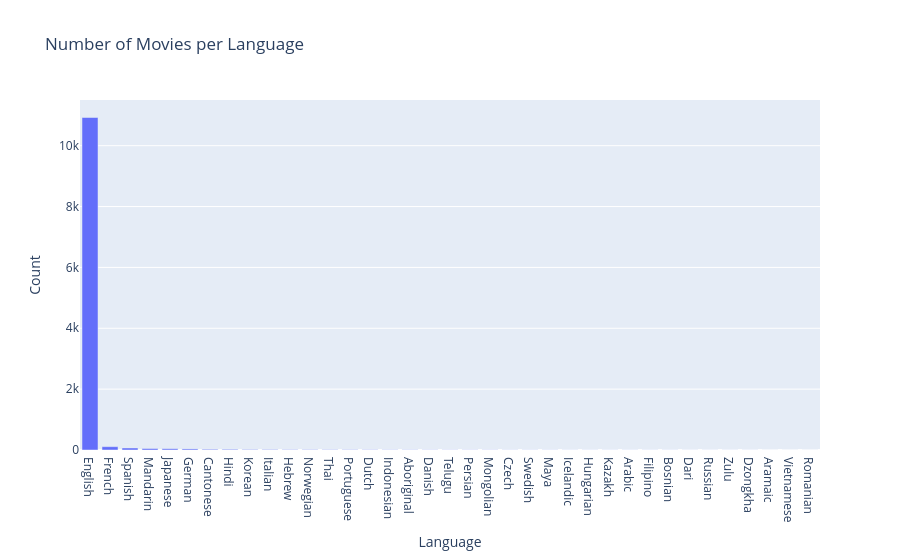
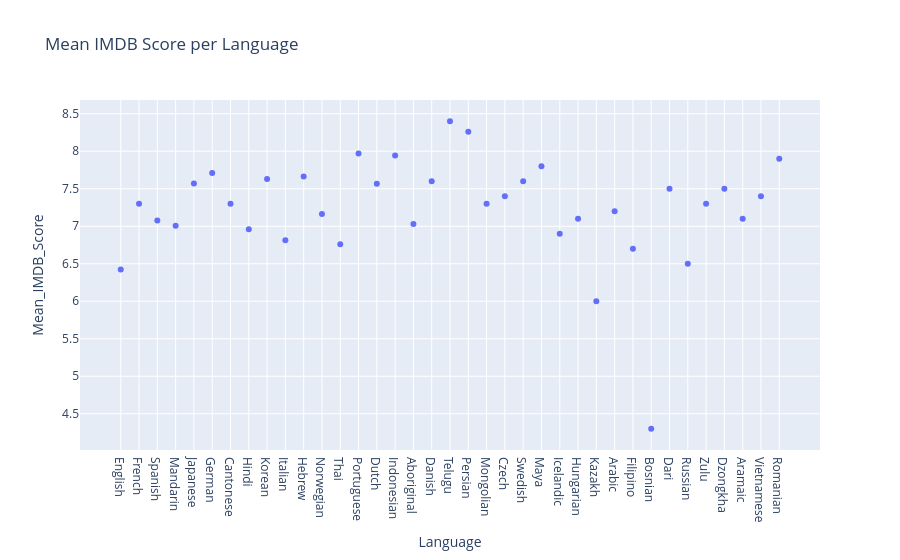
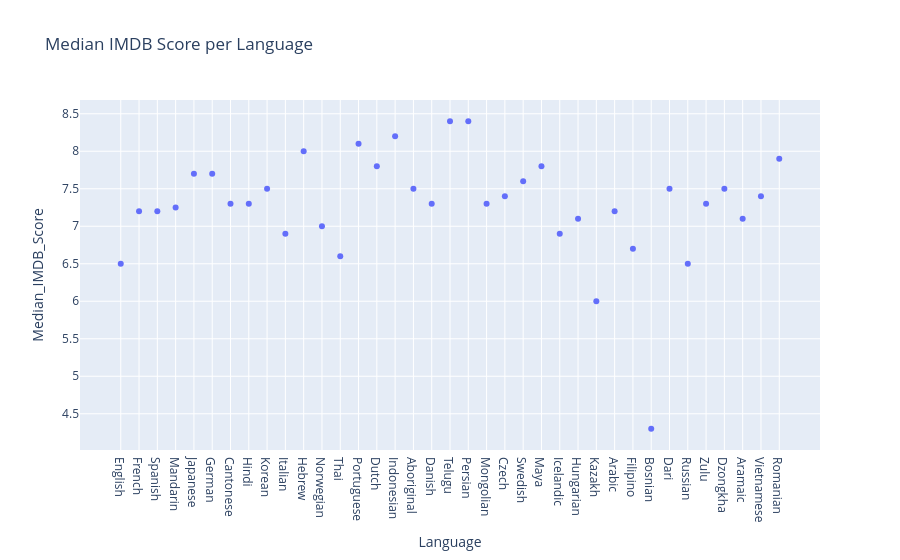
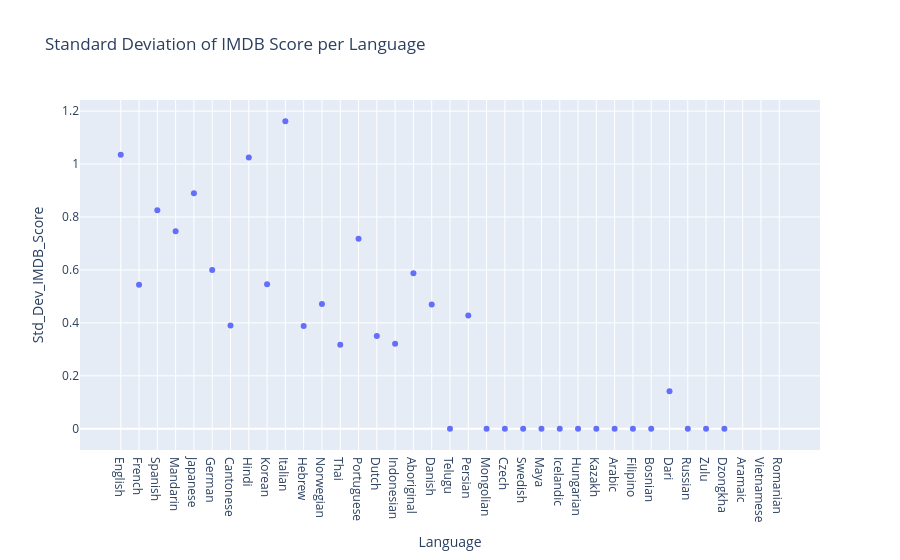

Notebook cell for these charts, in order:
### Code cell
# Show Visualizations
fig1.show()
fig2.show()
fig3.show()
fig4.show()
fig5.show()
fig6.show()
fig7.show()

### Figure 1 — Plotly figure (JSON) as saved in the notebook; plotly's stock layout.template omitted (floating-point values rounded to 4 significant figures)
{"data": [{"alignmentgroup": "True", "hovertemplate": "Language=%{x}<br>Count=%{y}<extra></extra>", "legendgroup": "", "marker": {"color": "#636efa", "pattern": {"shape": ""}}, "name": "", "offsetgroup": "", "orientation": "v", "showlegend": false, "textposition": "auto", "type": "bar", "x": ["English", "French", "Spanish", "Mandarin", "Japanese", "German", "Cantonese", "Hindi", "Korean", "Italian", "Hebrew", "Norwegian", "Thai", "Portuguese", "Dutch", "Indonesian", "Aboriginal", "Danish", "Telugu", "Persian", "Mongolian", "Czech", "Swedish", "Maya", "Icelandic", "Hungarian", "Kazakh", "Arabic", "Filipino", "Bosnian", "Dari", "Russian", "Zulu", "Dzongkha", "Aramaic", "Vietnamese", "Romanian"], "xaxis": "x", "y": [10926, 109, 66, 48, 42, 35, 23, 22, 16, 15, 11, 11, 10, 10, 9, 7, 7, 6, 5, 5, 5, 4, 4, 4, 3, 3, 3, 3, 3, 3, 2, 2, 2, 2, 1, 1, 1], "yaxis": "y"}], "layout": {"autosize": true, "barmode": "relative", "legend": {"tracegroupgap": 0}, "title": {"text": "Number of Movies per Language"}, "xaxis": {"anchor": "y", "autorange": true, "domain": [0, 1], "range": [-0.5, 36.5], "title": {"text": "Language"}, "type": "category"}, "yaxis": {"anchor": "x", "autorange": true, "domain": [0, 1], "range": [0, 11500.0], "title": {"text": "Count"}, "type": "linear"}}}

### Figure 2 — Plotly figure (JSON) as saved in the notebook; plotly's stock layout.template omitted (floating-point values rounded to 4 significant figures)
{"data": [{"hovertemplate": "Language=%{x}<br>Mean_IMDB_Score=%{y}<extra></extra>", "legendgroup": "", "marker": {"color": "#636efa", "symbol": "circle"}, "mode": "markers", "name": "", "orientation": "v", "showlegend": false, "type": "scatter", "x": ["English", "French", "Spanish", "Mandarin", "Japanese", "German", "Cantonese", "Hindi", "Korean", "Italian", "Hebrew", "Norwegian", "Thai", "Portuguese", "Dutch", "Indonesian", "Aboriginal", "Danish", "Telugu", "Persian", "Mongolian", "Czech", "Swedish", "Maya", "Icelandic", "Hungarian", "Kazakh", "Arabic", "Filipino", "Bosnian", "Dari", "Russian", "Zulu", "Dzongkha", "Aramaic", "Vietnamese", "Romanian"], "xaxis": "x", "y": [6.422, 7.3, 7.077, 7.006, 7.571, 7.711, 7.3, 6.959, 7.631, 6.813, 7.664, 7.164, 6.76, 7.97, 7.567, 7.943, 7.029, 7.6, 8.4, 8.26, 7.3, 7.4, 7.6, 7.8, 6.9, 7.1, 6, 7.2, 6.7, 4.3, 7.5, 6.5, 7.3, 7.5, 7.1, 7.4, 7.9], "yaxis": "y"}], "layout": {"autosize": true, "legend": {"tracegroupgap": 0}, "title": {"text": "Mean IMDB Score per Language"}, "xaxis": {"anchor": "y", "autorange": true, "domain": [0, 1], "range": [-2.178, 38.18], "title": {"text": "Language"}, "type": "category"}, "yaxis": {"anchor": "x", "autorange": true, "domain": [0, 1], "range": [3.934, 8.766], "title": {"text": "Mean_IMDB_Score"}, "type": "linear"}}}

### Figure 3 — Plotly figure (JSON) as saved in the notebook; plotly's stock layout.template omitted (floating-point values rounded to 4 significant figures)
{"data": [{"hovertemplate": "Language=%{x}<br>Median_IMDB_Score=%{y}<extra></extra>", "legendgroup": "", "marker": {"color": "#636efa", "symbol": "circle"}, "mode": "markers", "name": "", "orientation": "v", "showlegend": false, "type": "scatter", "x": ["English", "French", "Spanish", "Mandarin", "Japanese", "German", "Cantonese", "Hindi", "Korean", "Italian", "Hebrew", "Norwegian", "Thai", "Portuguese", "Dutch", "Indonesian", "Aboriginal", "Danish", "Telugu", "Persian", "Mongolian", "Czech", "Swedish", "Maya", "Icelandic", "Hungarian", "Kazakh", "Arabic", "Filipino", "Bosnian", "Dari", "Russian", "Zulu", "Dzongkha", "Aramaic", "Vietnamese", "Romanian"], "xaxis": "x", "y": [6.5, 7.2, 7.2, 7.25, 7.7, 7.7, 7.3, 7.3, 7.5, 6.9, 8, 7, 6.6, 8.1, 7.8, 8.2, 7.5, 7.3, 8.4, 8.4, 7.3, 7.4, 7.6, 7.8, 6.9, 7.1, 6, 7.2, 6.7, 4.3, 7.5, 6.5, 7.3, 7.5, 7.1, 7.4, 7.9], "yaxis": "y"}], "layout": {"autosize": true, "legend": {"tracegroupgap": 0}, "title": {"text": "Median IMDB Score per Language"}, "xaxis": {"anchor": "y", "autorange": true, "domain": [0, 1], "range": [-2.178, 38.18], "title": {"text": "Language"}, "type": "category"}, "yaxis": {"anchor": "x", "autorange": true, "domain": [0, 1], "range": [3.934, 8.766], "title": {"text": "Median_IMDB_Score"}, "type": "linear"}}}

### Figure 4 — Plotly figure (JSON) as saved in the notebook; plotly's stock layout.template omitted (floating-point values rounded to 4 significant figures)
{"data": [{"hovertemplate": "Language=%{x}<br>Std_Dev_IMDB_Score=%{y}<extra></extra>", "legendgroup": "", "marker": {"color": "#636efa", "symbol": "circle"}, "mode": "markers", "name": "", "orientation": "v", "showlegend": false, "type": "scatter", "x": ["English", "French", "Spanish", "Mandarin", "Japanese", "German", "Cantonese", "Hindi", "Korean", "Italian", "Hebrew", "Norwegian", "Thai", "Portuguese", "Dutch", "Indonesian", "Aboriginal", "Danish", "Telugu", "Persian", "Mongolian", "Czech", "Swedish", "Maya", "Icelandic", "Hungarian", "Kazakh", "Arabic", "Filipino", "Bosnian", "Dari", "Russian", "Zulu", "Dzongkha", "Aramaic", "Vietnamese", "Romanian"], "xaxis": "x", "y": [1.035, 0.5437, 0.8253, 0.7459, 0.8893, 0.5999, 0.3896, 1.025, 0.5462, 1.162, 0.388, 0.4717, 0.3169, 0.7181, 0.35, 0.3207, 0.588, 0.469, 0, 0.4278, 0, 0, 0, 0, 0, 0, 0, 0, 0, 0, 0.1414, 0, 0, 0, null, null, null], "yaxis": "y"}], "layout": {"autosize": true, "legend": {"tracegroupgap": 0}, "title": {"text": "Standard Deviation of IMDB Score per Language"}, "xaxis": {"anchor": "y", "autorange": true, "domain": [0, 1], "range": [-2.178, 38.18], "title": {"text": "Language"}, "type": "category"}, "yaxis": {"anchor": "x", "autorange": true, "domain": [0, 1], "range": [-0.1036, 1.265], "title": {"text": "Std_Dev_IMDB_Score"}, "type": "linear"}}}
